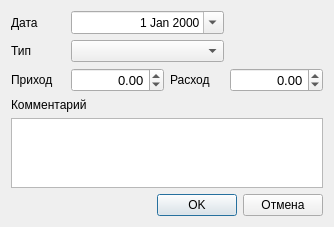
<?xml version="1.0" encoding="UTF-8"?>
<ui version="4.0">
 <class>DialogAddEditAccount</class>
 <widget class="QDialog" name="DialogAddEditAccount">
  <property name="windowModality">
   <enum>Qt::WindowModal</enum>
  </property>
  <property name="geometry">
   <rect>
    <x>0</x>
    <y>0</y>
    <width>334</width>
    <height>226</height>
   </rect>
  </property>
  <property name="windowTitle">
   <string>Лицевой счёт</string>
  </property>
  <layout class="QVBoxLayout" name="verticalLayout">
   <item>
    <layout class="QGridLayout" name="gridLayout">
     <item row="0" column="0">
      <widget class="QLabel" name="label">
       <property name="text">
        <string>Дата</string>
       </property>
      </widget>
     </item>
     <item row="1" column="0">
      <widget class="QLabel" name="label_4">
       <property name="text">
        <string>Тип</string>
       </property>
      </widget>
     </item>
     <item row="2" column="0">
      <widget class="QLabel" name="label_2">
       <property name="text">
        <string>Приход</string>
       </property>
      </widget>
     </item>
     <item row="2" column="1">
      <widget class="QDoubleSpinBox" name="doubleSpinBoxInPayee">
       <property name="font">
        <font>
         <pointsize>10</pointsize>
        </font>
       </property>
       <property name="alignment">
        <set>Qt::AlignRight|Qt::AlignTrailing|Qt::AlignVCenter</set>
       </property>
       <property name="minimum">
        <double>-16777215.000000000000000</double>
       </property>
       <property name="maximum">
        <double>16777215.000000000000000</double>
       </property>
      </widget>
     </item>
     <item row="2" column="2">
      <widget class="QLabel" name="label_3">
       <property name="text">
        <string>Расход</string>
       </property>
      </widget>
     </item>
     <item row="2" column="3">
      <widget class="QDoubleSpinBox" name="doubleSpinBoxOutPayee">
       <property name="font">
        <font>
         <pointsize>10</pointsize>
        </font>
       </property>
       <property name="alignment">
        <set>Qt::AlignRight|Qt::AlignTrailing|Qt::AlignVCenter</set>
       </property>
       <property name="minimum">
        <double>-16777215.000000000000000</double>
       </property>
       <property name="maximum">
        <double>16777215.000000000000000</double>
       </property>
      </widget>
     </item>
     <item row="1" column="1" colspan="2">
      <widget class="QComboBox" name="comboBoxTypes"/>
     </item>
     <item row="0" column="1" colspan="2">
      <widget class="QDateEdit" name="dateEditAccount">
       <property name="alignment">
        <set>Qt::AlignRight|Qt::AlignTrailing|Qt::AlignVCenter</set>
       </property>
       <property name="calendarPopup">
        <bool>true</bool>
       </property>
      </widget>
     </item>
    </layout>
   </item>
   <item>
    <widget class="QLabel" name="label_5">
     <property name="text">
      <string>Комментарий</string>
     </property>
    </widget>
   </item>
   <item>
    <widget class="QPlainTextEdit" name="plainTextEditNotes"/>
   </item>
   <item>
    <layout class="QHBoxLayout" name="horizontalLayout">
     <item>
      <spacer name="horizontalSpacer">
       <property name="orientation">
        <enum>Qt::Horizontal</enum>
       </property>
       <property name="sizeHint" stdset="0">
        <size>
         <width>40</width>
         <height>20</height>
        </size>
       </property>
      </spacer>
     </item>
     <item>
      <widget class="QPushButton" name="pushButtonOK">
       <property name="text">
        <string>OK</string>
       </property>
      </widget>
     </item>
     <item>
      <widget class="QPushButton" name="pushButtonCancel">
       <property name="text">
        <string>Отмена</string>
       </property>
      </widget>
     </item>
    </layout>
   </item>
  </layout>
 </widget>
 <resources/>
 <connections/>
</ui>
